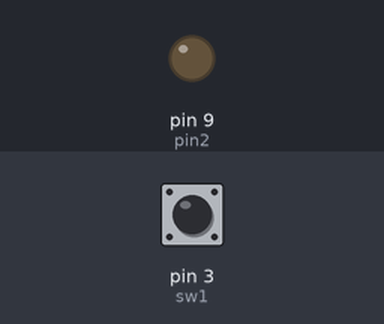
The sketch below on a simulated Arduino Uno, built with avr-gcc and run on an emulated ATmega328P. Parts: output pins drawn as LEDs (lit = HIGH). Inputs (shaded band) come from the test bench; at power-on: pin 3 (sw1) HIGH.

Above: at 1.2 s.
1.3 s: pin 3 (sw1) pulled LOW for 0.15 s
At 1.37 s:
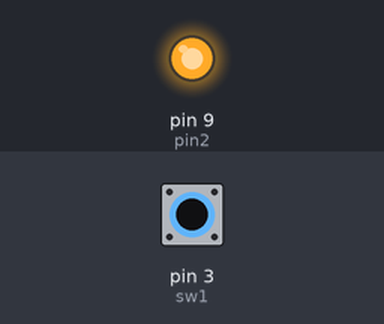
2.9 s: pin 3 (sw1) pulled LOW for 3.2 s
At 6.6 s:
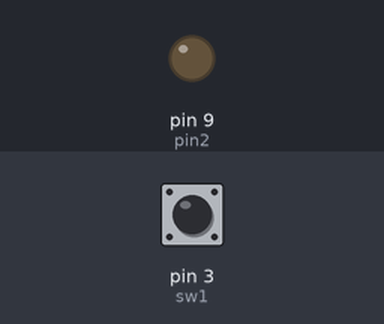
Timing chart, 0 to 8.1 s (numbered marks = the images above; inputs shaded):
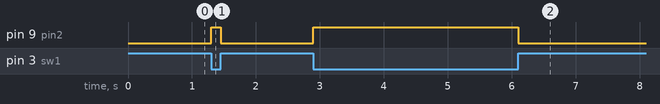

The sketch:

sketch_jan27a.ino
```cpp
int pin2 = 9;
int sw1 = 3;
int switch1;
void setup() {
  Serial.begin(115200);
  pinMode(sw1,INPUT);
  pinMode(pin2,OUTPUT);

}

void loop() {
  switch1 = digitalRead(sw1);
  if (switch1 == 0){
    digitalWrite(pin2,HIGH);}
  else {
    digitalWrite(pin2,LOW);}


}
```

Measured:
- after the input at 1.3 s, pin 9 (pin2): LOW → HIGH at once, → LOW 0.15 s later
- after the input at 2.9 s, pin 9 (pin2): LOW → HIGH at once, → LOW 3.2 s later
